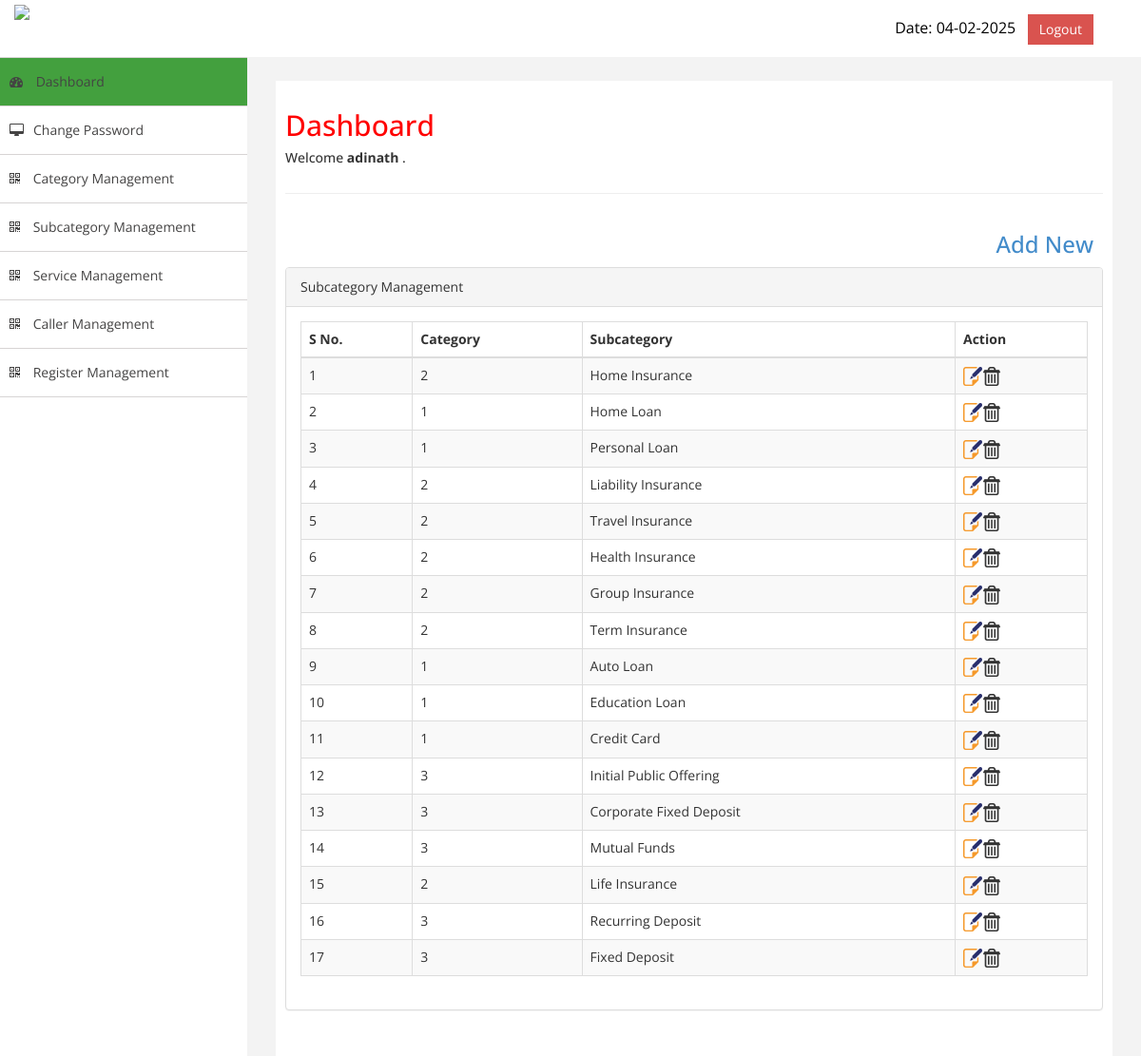
The app's page /secure_panel_adinath/subcategory-mgmt.php (signed in) with its own data.
### tables this page shows
CREATE TABLE `subcategory` (
  `id` int(11) NOT NULL,
  `category` varchar(255) NOT NULL,
  `subcategory` varchar(255) NOT NULL,
  `photo` varchar(200) NOT NULL,
  `detail` text NOT NULL,
  `title` varchar(255) NOT NULL,
  `metatag` text NOT NULL,
  `descp` text NOT NULL
);

### secure_panel_adinath/com/sqlConnection.php (called while the page is built, shortened)
<?php
  class sqlConnection {
	  private $conn;
	  public function __construct(){
	  $this->host = "localhost";
		  $this->user = "root";
		  $this->pass = '$lRP$~gH+~F4';
		  $this->database = "tenac4dh_adinath";
		 $conn=$this->conn = mysqli_connect( $this->host,$this->user,$this->pass,$this->database) or die( "<center><span style='color:red; !!!</span></center>" );
	  }
	  public function fireQuery( $qry ) {
		  if( !empty( $qry ) ) {
			  $this->query = mysqli_query($this->conn, $qry );
			  return $this->query;
		  }
		  else {
			  die( "<center><span style='color:red; font-weight:bold'>Database Table Error !!!</span></center>" );
		  }
	  }
	  public function fetchAssoc( $param ){
			  if(!empty( $param ) ){
				  if( mysqli_num_rows( $param ) > 0 ) {
					  while( $rs = mysqli_fetch_assoc( $param ) ) {
					  $arr[] = $rs;
					  }
				  return $arr;
			  } else {
				 return NULL;
			  }
		  }
	  }
  }
?>

### secure_panel_adinath/com/functions.php (called while the page is built, shortened)
<?php
	function siteEncrypt( $txt ){
		return base64_encode( trim( $txt ) );
	}
?>

### secure_panel_adinath/subcategory-mgmt.php (the view, shortened to what this page needs)
<?php include_once("inc/header.php");
include_once("com/Subcategory.php");
?> <div class="quick" style=""><a href="add-edit-subcategory.php?action=add"  style="float:right; padding-right:10px;"><h3>Add New</h3></a></div>
            <div class="row">
                <div class="col-md-12">
                    <div class="panel panel-default">
                        <div class="panel-heading">
                             Subcategory Management                           </div>
                        <div class="panel-body">
                            <div class="table-responsive">
                                <table class="table table-striped table-bordered table-hover" id="dataTables-example">
                                    <thead>
                                        <tr>
                                            <th>S No.</th>
                                            <th>Category</th>
                                            <th>Subcategory</th>
                                            <th>Action</th>
                                        </tr>
                                    </thead>
                                    <tbody>
                                        <?php
            $select = $db->fetchAssoc($db->fireQuery("select * from `subcategory` order by id desc"));
            for($i=0;$i<count($select);$i++) {
	    ?>
                                        <tr class="odd gradeX">
                                            <td><?php echo $i+1;?></td>
                                           <td><?php echo $select[$i]['category'];?></td>
                                           <td><?php echo $select[$i]['subcategory'];?></td>
										     <td class="center"><a href="add-edit-subcategory.php?action=edit&&id=<?php echo siteEncrypt($select[$i]["id"]);?>" style="background-image: none;float: left;"><img src="images/edit_icon.png" alt="Edit" title="Edit" /></a>
               <?php if($_SESSION['admin-type']!='Editor'){?> <a href="subcategory-mgmt.php?action=delete&&id=<?php echo siteEncrypt($select[$i]["id"]);?>"  style="background-image: none;float: left;"><img src="images/delete_icon.png" alt="Edit" title="Edit" /></a>  <?php } ?> </td>
                                        </tr><?php } ?>
                                         </tbody>
                                </table>
                            </div>
                        </div>
                    </div>
                </div>
            </div>
        </div>
    </div>
            </div>
</body>
</html>

### secure_panel_adinath/assets/css/custom.css (style rules this page uses)
body { font-family: 'Open Sans', sans-serif; }

### records on screen
subcategory: category "2", subcategory "Home Insurance"
subcategory: category "1", subcategory "Home Loan"
subcategory: category "1", subcategory "Personal Loan"
subcategory: category "2", subcategory "Liability Insurance"
subcategory: category "2", subcategory "Travel Insurance"
subcategory: category "2", subcategory "Health Insurance"
subcategory: category "2", subcategory "Group Insurance"
subcategory: category "2", subcategory "Term Insurance"
subcategory: category "1", subcategory "Auto Loan"
subcategory: category "1", subcategory "Education Loan"
subcategory: category "1", subcategory "Credit Card"
subcategory: category "3", subcategory "Initial Public Offering"
subcategory: category "3", subcategory "Corporate Fixed Deposit"
subcategory: category "3", subcategory "Mutual Funds"
subcategory: category "2", subcategory "Life Insurance"
subcategory: category "3", subcategory "Recurring Deposit"
subcategory: category "3", subcategory "Fixed Deposit"

### other values on screen
$_SESSION['username'] "adinath"
